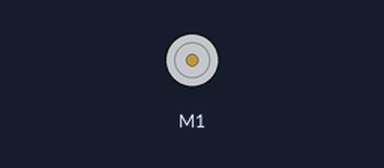
Bench run of a sketch on a simulated Arduino Uno, built with avr-gcc and run on an emulated ATmega328P. Shown: DC motor (green arrow = forward, orange = backward, longer = faster).

Above: at 10.7 s.
Timing chart, 0 to 14.6 s (numbered marks = the images above):
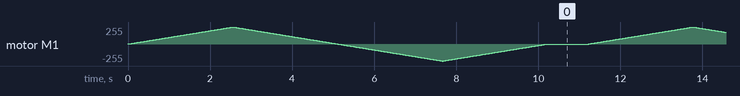

The sketch:

Code.ino
```cpp
// === Inclusion de la bibliothèque Adafruit Motor Shield ===
#include <AFMotor.h>
// Cette bibliothèque permet de contrôler facilement des moteurs CC, pas à pas ou servos
// via le shield moteur Adafruit (L293D ou équivalent).

// === Création d’un objet moteur ===
AF_DCMotor motor(1);
// Crée un moteur CC connecté sur la sortie M1 du shield (1 = M1, 2 = M2, etc.)

// === Fonction d’initialisation ===
void setup() {
    // Définit la vitesse initiale du moteur à 200 (sur une échelle de 0 à 255)
    motor.setSpeed(200);

    // Libère le moteur (aucune rotation, état neutre)
    motor.run(RELEASE);
}

// === Boucle principale ===
void loop() {
    uint8_t i;  // Variable utilisée pour les boucles d’accélération/décélération

    // === Étape 1 : Rotation avant ===
    motor.run(FORWARD);  // Le moteur tourne dans le sens avant

    // --- Accélération progressive ---
    for (i = 0; i < 255; i++) {
        motor.setSpeed(i);  // Incrémente la vitesse
        delay(10);          // Attente pour rendre l’accélération visible
    }

    // --- Décélération progressive ---
    for (i = 255; i != 0; i--) {
        motor.setSpeed(i);  // Réduit progressivement la vitesse
        delay(10);
    }

    // === Étape 2 : Changement de direction ===
    motor.run(BACKWARD);   // Le moteur tourne maintenant en sens inverse (arrière)

    // --- Accélération progressive ---
    for (i = 0; i < 255; i++) {
        motor.setSpeed(i);
        delay(10);
    }

    // --- Décélération progressive ---
    for (i = 255; i != 0; i--) {
        motor.setSpeed(i);
        delay(10);
    }

    // === Étape 3 : Arrêt du moteur ===
    motor.run(RELEASE);  // Coupe toute alimentation vers le moteur
    delay(1000);         // Petite pause avant de recommencer le cycle
}
```
